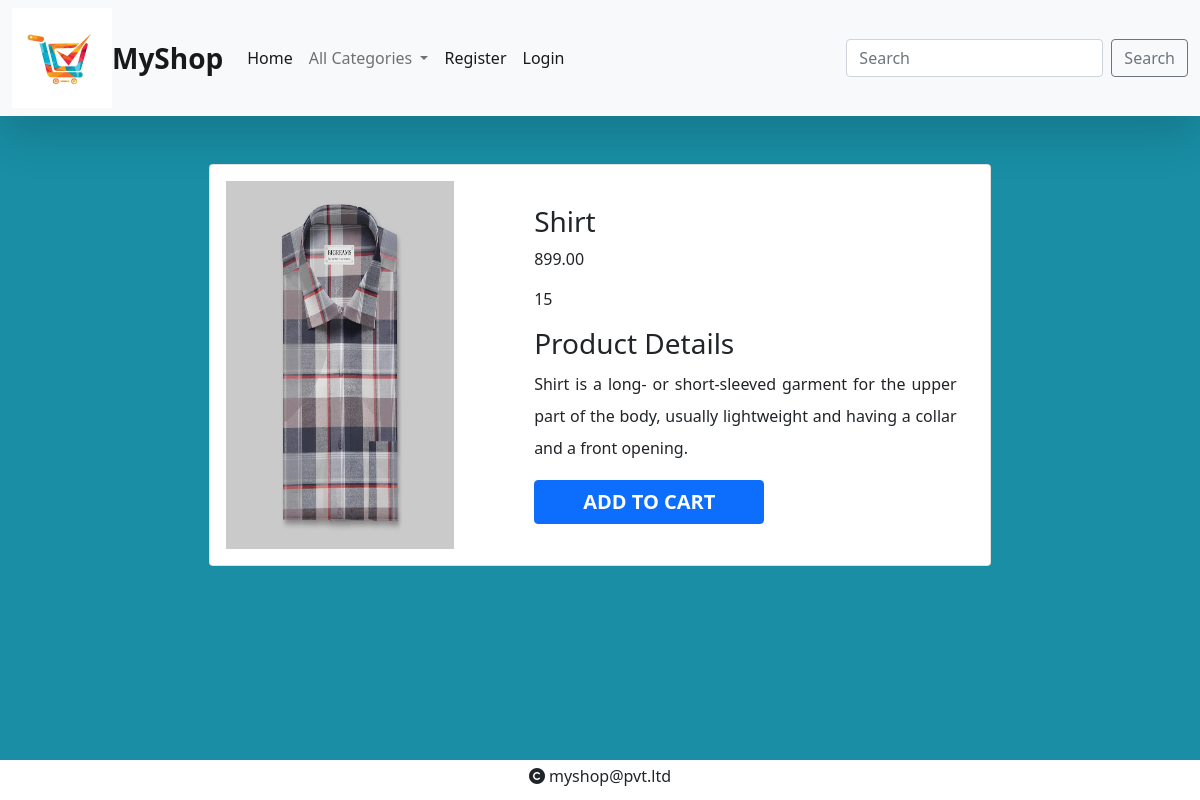
/detail/1, run on the app's committed database.
### shop/models.py (models this page shows, shortened)
class Product(models.Model):
    name=models.CharField(max_length=20)
    desc=models.TextField()
    image=models.ImageField(upload_to="products")
    price=models.DecimalField(max_digits=10,decimal_places=2)
    stock=models.IntegerField()
    available=models.BooleanField(default=True)
    created=models.DateTimeField(auto_now_add=True)     #one time
    updated=models.DateTimeField(auto_now=True)         #change every time we update record
    category=models.ForeignKey(Category,on_delete=models.CASCADE)

### shop/views.py (the view)
# urls.py: path('detail/<int:p>',views.productdetail,name="detail"),
def productdetail(request,p):
    k=Product.objects.get(id=p)
    context={'pro':k}
    return render(request,'detail.html',context)

### cart/context_processors.py (called while the page is built, shortened)
def count_items(request):
    u=request.user
    count=0
    return {'c':count}

### shop/context_processors.py (called while the page is built)
def menu_links(request):
    c=Category.objects.all()
    return {'links':c}      #we can use this data globally across all webpages inside our app

### templates/detail.html
{% extends 'base.html' %}
{% load static %}
{% block content %}
<div class="container mt-5" style="margin-bottom:100px;">
    <div class="card mb-3 mx-auto" style="max-width:70%;">
  <div class="row g-0">
    <div class="col-md-4 me-5">
      <img src="{{pro.image.url}}" class="rounded-start p-3" height="400px" width="100%" alt="...">
    </div>
    <div class="col-md-7 mt-3">
      <div class="card-body">
        <h3 class="card-title mt-2">{{pro.name}}</h3>
        <p class="card-text mt-2">{{pro.price}}</p>
        <p class="card-text mt-2">{{pro.stock}}</p>
        <h3 class="card-title mt-2">Product Details</h3>
        <p class="card-text mt-2" style="line-height:2;text-align:justify;">{{pro.desc}}</p>
        {% if user.is_superuser == True %}
        {% if pro.stock > 0 %}
        <h5>Product In Stock</h5>
        <a href="{% url 'shop:addstock' pro.id %}" class="btn btn-primary fw-bold px-5 mb-2 fs-5">ADD STOCK</a>
        {% else %}
        <h5>Product Out Of Stock</h5>
        <a href="{% url 'shop:addstock' pro.id %}" class="btn btn-primary fw-bold px-5 mb-2 fs-5">ADD STOCK</a>
        {% endif %}
        {% else %}
        {% if pro.stock > 0 %}
        <a href="{% url 'cart:addtocart' pro.id %}" class="btn btn-primary fw-bold px-5 mb-2 fs-5">ADD TO CART</a>
        {% else %}
        <h5> Out Of Stock</h5>
        {% endif %}
        {% endif %}
      </div>
    </div>
  </div>
</div>
</div>
{% endblock %}

### static/css/style.css (style rules this page uses)
body { background: rgb(49,97,92); background: linear-gradient(90deg, rgba(49,97,92,1) 0%, rgba(25,142,165,1) 0%); }

### data on the page
Product: image (picture), name "Shirt", price "899.00", stock "15", desc "Shirt is a long- or short-sleeved garment for the upper part of the body, usually lightweight and having a collar and a front opening."
